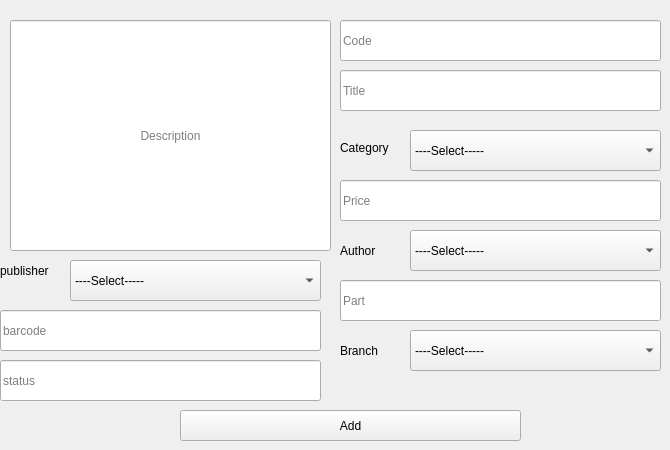
      <widget class="QWidget" name="tab_9">
       <attribute name="title">
        <string>Add book</string>
       </attribute>
       <widget class="QLineEdit" name="lineEdit_2">
        <property name="geometry">
         <rect>
          <x>10</x>
          <y>20</y>
          <width>321</width>
          <height>231</height>
         </rect>
        </property>
        <property name="alignment">
         <set>Qt::AlignCenter</set>
        </property>
        <property name="placeholderText">
         <string>Description</string>
        </property>
       </widget>
       <widget class="QLineEdit" name="lineEdit_3">
        <property name="geometry">
         <rect>
          <x>340</x>
          <y>70</y>
          <width>321</width>
          <height>41</height>
         </rect>
        </property>
        <property name="text">
         <string/>
        </property>
        <property name="placeholderText">
         <string>Title</string>
        </property>
       </widget>
       <widget class="QComboBox" name="comboBox_3">
        <property name="geometry">
         <rect>
          <x>410</x>
          <y>130</y>
          <width>251</width>
          <height>41</height>
         </rect>
        </property>
        <item>
         <property name="text">
          <string>----Select-----</string>
         </property>
        </item>
       </widget>
       <widget class="QLabel" name="label_2">
        <property name="geometry">
         <rect>
          <x>340</x>
          <y>140</y>
          <width>61</width>
          <height>16</height>
         </rect>
        </property>
        <property name="text">
         <string>Category</string>
        </property>
       </widget>
       <widget class="QLineEdit" name="lineEdit_4">
        <property name="geometry">
         <rect>
          <x>340</x>
          <y>180</y>
          <width>321</width>
          <height>41</height>
         </rect>
        </property>
        <property name="text">
         <string/>
        </property>
        <property name="placeholderText">
         <string>Price</string>
        </property>
       </widget>
       <widget class="QLineEdit" name="lineEdit_6">
        <property name="geometry">
         <rect>
          <x>340</x>
          <y>280</y>
          <width>321</width>
          <height>41</height>
         </rect>
        </property>
        <property name="text">
         <string/>
        </property>
        <property name="placeholderText">
         <string>Part</string>
        </property>
       </widget>
       <widget class="QPushButton" name="pushButton_9">
        <property name="geometry">
         <rect>
          <x>180</x>
          <y>410</y>
          <width>341</width>
          <height>31</height>
         </rect>
        </property>
        <property name="text">
         <string>Add</string>
        </property>
       </widget>
       <widget class="QLineEdit" name="lineEdit_7">
        <property name="geometry">
         <rect>
          <x>340</x>
          <y>20</y>
          <width>321</width>
          <height>41</height>
         </rect>
        </property>
        <property name="text">
         <string/>
        </property>
        <property name="placeholderText">
         <string>Code</string>
        </property>
       </widget>
       <widget class="QLabel" name="label_18">
        <property name="geometry">
         <rect>
          <x>340</x>
          <y>240</y>
          <width>61</width>
          <height>21</height>
         </rect>
        </property>
        <property name="text">
         <string>Author</string>
        </property>
       </widget>
       <widget class="QComboBox" name="comboBox_13">
        <property name="geometry">
         <rect>
          <x>410</x>
          <y>230</y>
          <width>251</width>
          <height>41</height>
         </rect>
        </property>
        <item>
         <property name="text">
          <string>----Select-----</string>
         </property>
        </item>
       </widget>
       <widget class="QLabel" name="label_26">
        <property name="geometry">
         <rect>
          <x>340</x>
          <y>340</y>
          <width>61</width>
          <height>21</height>
         </rect>
        </property>
        <property name="text">
         <string>Branch</string>
        </property>
       </widget>
       <widget class="QComboBox" name="comboBox_15">
        <property name="geometry">
         <rect>
          <x>410</x>
          <y>330</y>
          <width>251</width>
          <height>41</height>
         </rect>
        </property>
        <item>
         <property name="text">
          <string>----Select-----</string>
         </property>
        </item>
       </widget>
       <widget class="QComboBox" name="comboBox_16">
        <property name="geometry">
         <rect>
          <x>70</x>
          <y>260</y>
          <width>251</width>
          <height>41</height>
         </rect>
        </property>
        <item>
         <property name="text">
          <string>----Select-----</string>
         </property>
        </item>
       </widget>
       <widget class="QLabel" name="label_27">
        <property name="geometry">
         <rect>
          <x>0</x>
          <y>260</y>
          <width>61</width>
          <height>21</height>
         </rect>
        </property>
        <property name="text">
         <string>publisher</string>
        </property>
       </widget>
       <widget class="QLineEdit" name="lineEdit_8">
        <property name="geometry">
         <rect>
          <x>0</x>
          <y>310</y>
          <width>321</width>
          <height>41</height>
         </rect>
        </property>
        <property name="text">
         <string/>
        </property>
        <property name="placeholderText">
         <string>barcode</string>
        </property>
       </widget>
       <widget class="QLineEdit" name="lineEdit_52">
        <property name="geometry">
         <rect>
          <x>0</x>
          <y>360</y>
          <width>321</width>
          <height>41</height>
         </rect>
        </property>
        <property name="text">
         <string/>
        </property>
        <property name="placeholderText">
         <string>status</string>
        </property>
       </widget>
      </widget>
